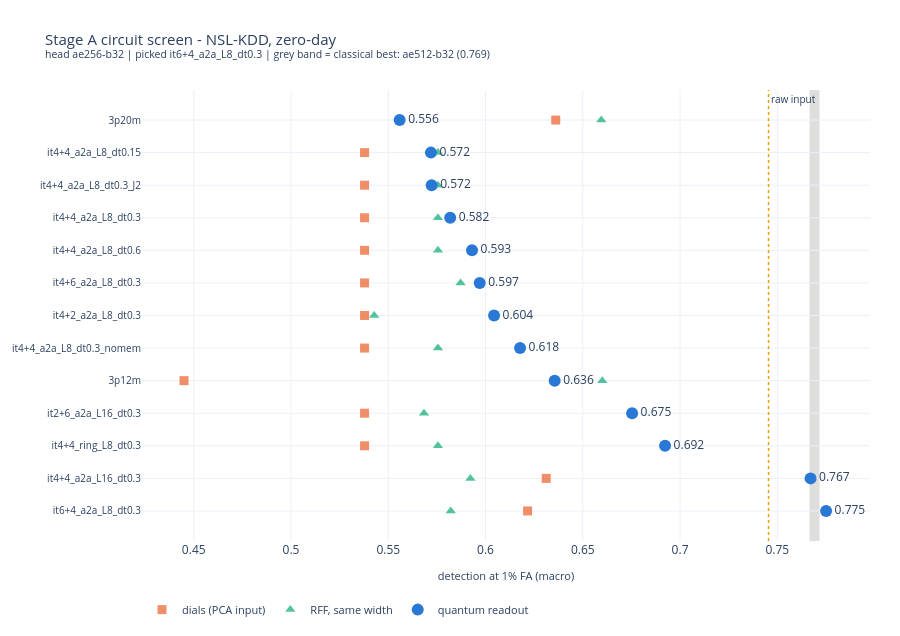

Notebook cell for this chart:
### Markdown cell above
## 3. Which circuit? (stage A, seed 42)

One row per circuit, sorted by the quantum score. Change `TASK` in the config cell, or use the explorer.

### Code cell
P.fig_screen(D, TASK, metric=METRIC, scheme=SCHEME)

### Figure 1 — Plotly figure (JSON) as saved in the notebook; plotly's stock layout.template omitted (floating-point values rounded to 4 significant figures)
{"data": [{"hovertemplate": "%{y}<br>dials: %{x:.4f}<extra></extra>", "marker": {"color": "#eb6834", "opacity": 0.75, "size": 9, "symbol": "square"}, "mode": "markers", "name": "dials (PCA input)", "textposition": "middle right", "type": "scatter", "x": [0.6216, 0.6312, 0.5378, 0.5378, 0.445, 0.5378, 0.5378, 0.5378, 0.5378, 0.5378, 0.5378, 0.5378, 0.6361], "y": ["it6+4_a2a_L8_dt0.3", "it4+4_a2a_L16_dt0.3", "it4+4_ring_L8_dt0.3", "it2+6_a2a_L16_dt0.3", "3p12m", "it4+4_a2a_L8_dt0.3_nomem", "it4+2_a2a_L8_dt0.3", "it4+6_a2a_L8_dt0.3", "it4+4_a2a_L8_dt0.6", "it4+4_a2a_L8_dt0.3", "it4+4_a2a_L8_dt0.3_J2", "it4+4_a2a_L8_dt0.15", "3p20m"]}, {"hovertemplate": "%{y}<br>rff: %{x:.4f}<extra></extra>", "marker": {"color": "#1baf7a", "opacity": 0.75, "size": 9, "symbol": "triangle-up"}, "mode": "markers", "name": "RFF, same width", "textposition": "middle right", "type": "scatter", "x": [0.5821, 0.5922, 0.5755, 0.5684, 0.66, 0.5755, 0.5428, 0.5872, 0.5755, 0.5755, 0.5755, 0.5755, 0.6595], "y": ["it6+4_a2a_L8_dt0.3", "it4+4_a2a_L16_dt0.3", "it4+4_ring_L8_dt0.3", "it2+6_a2a_L16_dt0.3", "3p12m", "it4+4_a2a_L8_dt0.3_nomem", "it4+2_a2a_L8_dt0.3", "it4+6_a2a_L8_dt0.3", "it4+4_a2a_L8_dt0.6", "it4+4_a2a_L8_dt0.3", "it4+4_a2a_L8_dt0.3_J2", "it4+4_a2a_L8_dt0.15", "3p20m"]}, {"hovertemplate": "%{y}<br>quantum: %{x:.4f}<extra></extra>", "marker": {"color": "#2a78d6", "opacity": 1, "size": 12, "symbol": "circle"}, "mode": "markers+text", "name": "quantum readout", "text": ["0.775", "0.767", "0.692", "0.675", "0.636", "0.618", "0.604", "0.597", "0.593", "0.582", "0.572", "0.572", "0.556"], "textposition": "middle right", "type": "scatter", "x": [0.7751, 0.7671, 0.6923, 0.6754, 0.6356, 0.6178, 0.6044, 0.597, 0.5931, 0.5818, 0.5723, 0.5719, 0.5559], "y": ["it6+4_a2a_L8_dt0.3", "it4+4_a2a_L16_dt0.3", "it4+4_ring_L8_dt0.3", "it2+6_a2a_L16_dt0.3", "3p12m", "it4+4_a2a_L8_dt0.3_nomem", "it4+2_a2a_L8_dt0.3", "it4+6_a2a_L8_dt0.3", "it4+4_a2a_L8_dt0.6", "it4+4_a2a_L8_dt0.3", "it4+4_a2a_L8_dt0.3_J2", "it4+4_a2a_L8_dt0.15", "3p20m"]}], "layout": {"annotations": [{"font": {"size": 10}, "showarrow": false, "text": "raw input", "x": 0.7455, "xanchor": "left", "xref": "x", "y": 1, "yanchor": "top", "yref": "y domain"}], "height": 636, "hoverlabel": {"font": {"size": 11}}, "legend": {"font": {"size": 11}, "orientation": "h", "y": -0.12}, "margin": {"b": 60, "l": 70, "r": 30, "t": 90}, "shapes": [{"line": {"color": "#eda100", "dash": "dot", "width": 1.5}, "type": "line", "x0": 0.7455, "x1": 0.7455, "xref": "x", "y0": 0, "y1": 1, "yref": "y domain"}, {"layer": "below", "line": {"color": "rgba(138,137,132,0.28)", "width": 10}, "type": "line", "x0": 0.7691, "x1": 0.7691, "xref": "x", "y0": 0, "y1": 1, "yref": "y domain"}], "title": {"font": {"size": 15}, "text": "Stage A circuit screen - NSL-KDD, zero-day<br><sup>head ae256-b32 | picked it6+4_a2a_L8_dt0.3 | grey band = classical best: ae512-b32 (0.769)</sup>"}, "xaxis": {"title": {"font": {"size": 11}, "text": "detection at 1% FA (macro)"}}, "yaxis": {"tickfont": {"size": 10}}}}
